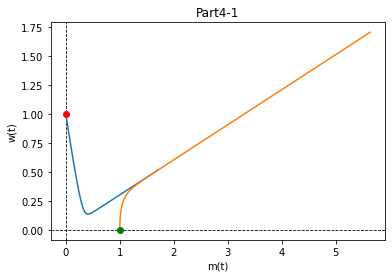

Recreate this plot in Python.
from timeit import repeat
import numpy as np
from pandas import Interval
from scipy.integrate import odeint
import matplotlib.pyplot as plt
from matplotlib.animation import FuncAnimation, PillowWriter 
def model(z, t):

    m = z[0]
    w = z[1]

    a = 0
    b = 1
    c = 1
    d = -3
    dmdt = a*m + b*w
    dwdt = c*m + d*w
    return [dmdt, dwdt]

# initial condition
z01 = [0,1]
z02 = [1,0]
# number of time points
n = 1000
# time point
t = np.linspace(0,6,n)
# store solution
m1 = np.empty_like(t)
w1 = np.empty_like(t)
m2 = np.empty_like(t)
w2 = np.empty_like(t)
# record initial conditions
m1[0] = z01[0]
w1[0] = z01[1]
m2[0] = z02[0]
w2[0] = z02[1]
# solve ODE
for i in range(1,n):
    tspan = [t[i-1], t[i]]

    z1 = odeint(model,z01, tspan)
    z2 = odeint(model, z02,tspan)
    m1[i] = z1[1][0]
    w1[i] = z1[1][1]
    m2[i] = z2[1][0]
    w2[i] = z2[1][1]
    # print(m[i], w[i])

    z01 = z1[1]
    z02 = z2[1]

# print(len(m))
# print(len(w))

fig, ax = plt.subplots()
ax.set_ylabel('w(t)')
ax.set_xlabel('m(t)')
ax.set_title('Part4-1')
ax.axhline(color='k', lw=0.8, ls='--')
ax.axvline(color='k', lw=0.8, ls='--')
plt.plot(m1,w1)
plt.plot(m2,w2)

redDot1, = plt.plot([m1[0]], [w1[0]], 'ro')
redDot2, = plt.plot([m2[0]], [w2[0]], 'go')
def animate(i):
    # print(i)

    redDot1.set_data(m1[i], w1[i])
    redDot2.set_data(m2[i], w2[i])
    return redDot1,redDot2

myAnimation = FuncAnimation(fig, animate, frames=range(0,1000),\
            interval=.5,blit=True, repeat=True)
# myAnimation.save('part1.gif', writer='imagemagick', fps=200)
plt.show()
# myAnimation.save('part1.gif', writer='imagemagick', fps=200)
